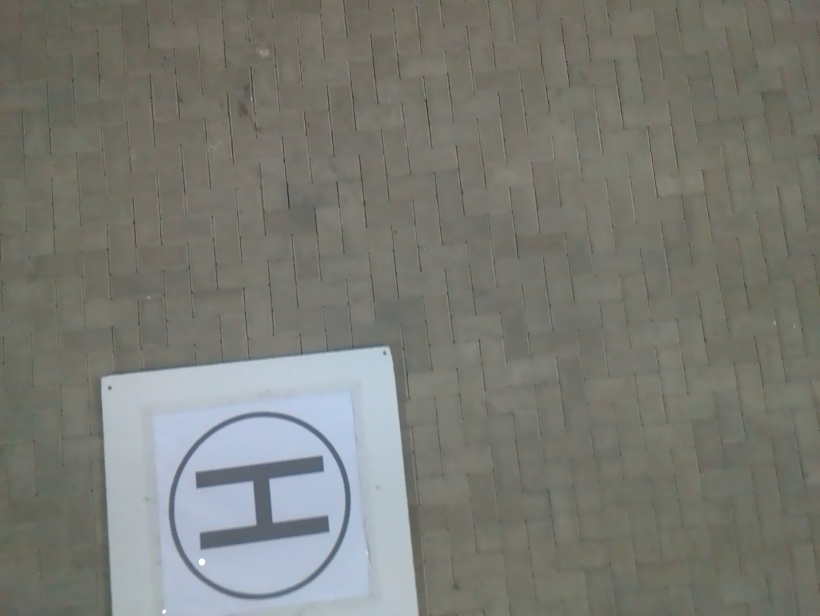
#> input picture template-alumnos/heli/row_00248.png, 1640 x 1232 px, found by its file name (shown at 1/2 size)
$ python ejercicio6.py
#> lines starting #> are read from the running program, lines starting #| are printed output that depends on the picture
### alc.py
import numpy as np

### Labo 00 y otros auxiliares

def esCuadrada(A):
    return len(A) == len(A[0])

def esSimetrica(A, tol=1e-7):
    if not esCuadrada(A):
        return False

    for f in range(0, len(A)):
        for c in range(0, len(A[0])):
            if np.abs(A[f][c] - A[c][f]) > tol:
                return False

    return True

def traspuesta(A):
    if np.ndim(A) == 1:
      # [5 lines of commented-out code are left out]
      return np.array([A])

    n, m = np.shape(A)
    T = np.zeros((m,n))
    for i in range(n):
        for j in range(m):
            T[j][i] = A[i][j]
    return T

def calcularAx(A,x,retorna_nops=False):
    n, m = np.shape(A)
    b = np.zeros(n)
    nops = 0

    for f in range(n):
        row_mult_sum = 0
        for c in range(m):
            row_mult_sum += A[f][c] * x[c]
            nops += 2
        b[f] = row_mult_sum

    if retorna_nops:
      return b, nops
    else:
      return b

def multiplicar(A,B,retorna_nops=False):
    if np.ndim(A) == 1:
       A = A.reshape((-1,1))

    B_es_vector = np.ndim(B) == 1
    if B_es_vector:
       B = B.reshape((-1,1))

    if np.shape(A)[1] != np.shape(B)[0]:
       return None

    n, _ = np.shape(A)
    _, q = np.shape(B)
    nops = 0

    C = np.zeros((n,q))
    for k in range(q):
      if retorna_nops:
        C[:,k], nops_cax = calcularAx(A,B[:,k], retorna_nops=True)
        nops += nops_cax
      else:
        C[:,k] = calcularAx(A,B[:,k])

    if n == 1 and  q == 1:
        C = C[0][0]
    elif B_es_vector:
      C = C[:,0]

    if retorna_nops:
      return C, nops
    else:
      return C

# [119 lines left out: functions triu, tril, error, error_relativo, matricesIguales, rota and 5 more, not called in this run]

### -------------------------------------------- Labo 03 --------------------------------------------

def norma(x, p,retorna_nops=False):
  """
  Devuelve la norma p del vector x
  """
  if p == 'inf':
        return max(abs(x))

  p = np.float64(p)
  x = np.array(x)

  nops = 0
  sum = 0
  for i in range(0, len(x)):
    sum += abs(x[i])**p
    nops += 1 + p

  if retorna_nops:
    return sum**(1/p), nops
  else:
    return sum**(1/p)

# [369 lines left out: functions normaliza, normaInfDeMatriz, normaUnoDeMatriz, normaExacta, normaMatMC, condMC and 10 more, not called in this run]

### -------------------------------------------- Labo 06 --------------------------------------------

def f_A(A,v):
    u = multiplicar(A,v)
    norm_u = norma(u,2)

    if norm_u > 0:
        return u/norm_u

    return np.zeros(len(u))

def fk_A(A,v,k):
    w = v
    for _ in range(k):
        w = f_A(A,w)
    return w

def canonico(n,i):
    v = np.zeros(n)
    v[i] = 1
    return v

def metpot2k(A, tol=1e-15, K=1000, devolver_err=False):
    """
    A una matriz de n x n
    tol la tolerancia en la diferencia entre un paso y el siguiente de la estimación del autovector.
    K el numero máximo de iteraciones a realizarze.
    Retorna vector v, autovalor lambda y número de iteraciones realizadas k.
    """
    n = len(A)
    v = np.random.uniform(low=-2, high=2, size=n)
    w = fk_A(A,v,2)
    e = multiplicar(traspuesta(w), v)
    k = 0

    while abs(e-1) > tol and k < K:
        v = w
        w = fk_A(A,v,2)
        e = multiplicar(traspuesta(w), v)
        k = k + 1

    aval = multiplicar(traspuesta(w), multiplicar(A,w))
    err = e - 1

    if devolver_err:
        return v, aval, k, err
    return v, aval, k


def iszero(a, atol=1e-12):
    return np.abs(a) <= atol
def diagRH(A, tol=1e-15, K=1000):
    """
    A una matriz simétrica de n x n
    tol la tolerancia en la diferencia entre un paso y el siguiente de la estimación del autovector.
    K el número máximo de iteraciones a realizarse
    retorna matriz de autovectores S y matriz de autovalores D, tal que A = S D S.T
            Si la matriz A no es simétrica, debe retornar None
    """

    if not esSimetrica(A):
        return None

    n = len(A)
    v1, lambda1, _ = metpot2k(A, tol, K)
    e1 = canonico(n,0)
    e1_v1 = e1 - v1
    norma_e1_v1 = norma(e1_v1, 2)
    if iszero(norma_e1_v1):
        H_v1 = np.eye(n)
    else:
        H_v1 = np.eye(n) - 2*(multiplicar(e1_v1, traspuesta(e1_v1)) / norma_e1_v1**2)

    if n == 2:
        S = H_v1
        D = multiplicar(H_v1, multiplicar(A, traspuesta(H_v1)))
        return S, D

    B = multiplicar(H_v1, multiplicar(A, traspuesta(H_v1)))
    AA = B[1:n,1:n]
    AA = (AA + traspuesta(AA)) / 2

    SS, DD = diagRH(AA, tol, K)

    D = np.eye(n)
    D[0][0] = lambda1
    D[1:, 1:] = DD

    S = np.eye(n)
    S[1:, 1:] = SS
    S = multiplicar(H_v1, S)

    return S, D

### -------------------------------------------- Labo 07 --------------------------------------------

# [38 lines left out: functions normalizar_columnas_suman_uno, transiciones_al_azar_continuas, transiciones_al_azar_uniformes, not called in this run]

def nucleo(A, tol=1e-15):
    """
    A es una matriz de n x n.
    tol la tolerancia para asumir que un vector está en el núcleo
    Calcula el núcleo de la matriz A diagonalizando la matriz traspuesta(A) * A (* la multiplicación matricial),
        usando el método diagRH. El núcleo corresponde a los autovectores de autovalor con módulo <= tol.
    Retorna los autovectores en cuestión, como una matriz de n x k, con k el número de autovectores en el núcleo.
    """
    A_t = traspuesta(A)
    A_t_A = multiplicar(A_t, A)
    S, D = diagRH(A_t_A, tol)

    Nu = []

    for i in range(len(D)):
        if abs(D[i,i]) <= tol:
            Nu.append(S[:,i])

    Nu = np.array(Nu)
    return traspuesta(Nu) if len(Nu) > 0 else Nu


# [54 lines left out: functions crea_rala, multiplica_rala_vector, not called in this run]

### -------------------------------------------- Labo 08 --------------------------------------------

def svd_reducida(A,k="max",tol=1e-15):
    """
    A la matriz de interes (de m x n)
    k el numero de valores singulares (y vectores) a retener.
    tol la tolerancia para considerar un valor singular igual a cero
    Retorna hatU (matriz de m x k), hatSig (vector de k valores singulares) y hatV (matriz de n x k)
    """
    m, n = np.shape(A)
    A_t = traspuesta(A)
    U_es_V = False

    if m < n:
        A_aux = A
        A = A_t
        A_t = A_aux
        U_es_V = True

    AtA = multiplicar(A_t,A)

    S, D = diagRH(AtA, tol=tol)

    r = 0
    hatV = []
    hatSig = []
    while r < len(D) and D[r,r] >= tol:
        hatV.append(np.asarray(S[:,r]))
        hatSig.append(np.sqrt(D[r,r]))  # σ^2 = (D_ii)^2 = (Σ_ii)^2
        r += 1

    hatV = traspuesta(np.array(hatV))
    hatSig = np.array(hatSig)  #  Recordar: hatSig es un vector en svd reducida

    hatU = multiplicar(A,hatV)

    for i in range(len(hatSig)):
        hatU[:,i] = hatU[:,i] / hatSig[i]

    if U_es_V:
        temp = hatV
        hatV = hatU
        hatU = temp

    #return hatU, hatSig, hatV

    # k > r, ver Ej3
    # En caso de k sea mayor a r (es decir, que durante el procedimiento se encuentre
    # un valor singular nulo), el procedimiento debe detenerse en ese punto,
    # retornando la factorización reducida como en el Ejercicio 1.
    if k == "max" or k > r:
        return hatU, hatSig, hatV

    hatU = hatU[:,:k]
    hatSig = hatSig[:k]
    hatV = hatV[:,:k]

    return hatU, hatSig, hatV


### -------------------------------------- Aux extras para el TP --------------------------------------

# [16 lines left out: function minimo_cuadrado_homogeneo, not called in this run]

def pseudoinversa(A):
    """
    Devuelve la pseudoinversa de A
    """
    hatU, hatSig, hatV = svd_reducida(A)

    # hatSig cuadrada y diagonal por svd_reducida
    r = len(hatSig)
    Sig_inv = np.zeros((r, r))
    for i in range(r):
        Sig_inv[i,i] = 1 / hatSig[i]

    return multiplicar(multiplicar(hatV, Sig_inv), traspuesta(hatU))

def producto_vectorial(u,v):
    """
    u y v dos vectores en R^3
    Devuelve w = u x v
    """
    w1 = u[1] * v[2] - u[2] * v[1]
    w2 = u[2] * v[0] - u[0] * v[2]
    w3 = u[0] * v[1] - u[1] * v[0]

    return np.array([w1, w2, w3])

def producto_interno(u,v):
    """
    u y v dos vectores en R^n
    Devuelve en número real resultado del producto interno u.T v
    """
    return multiplicar(traspuesta(u), v)


### -------------------------------------------- TP: Ejercicio 2 --------------------------------------------

# [701 lines left out: functions obtenerQ3d, resolverDLT3D, signo, devolverMatricesCalibracion3d, obtenerQ2d, obtenerTHartley and 21 more, not called in this run]

### ejercicio6.py
import numpy as np
import alc
import pandas as pd
import cv2
from matplotlib import pyplot as plt
filepath_base = 'heli'

matriz_K = pd.read_csv(f'{filepath_base}/K.csv', sep=';', header=None).to_numpy()
#> (reads template-alumnos/heli/K.csv from the repository)
puntos_3d = pd.read_csv(f'{filepath_base}/object_points.csv', sep=';', header=0, index_col=0).to_numpy(dtype=float)
#> (reads template-alumnos/heli/object_points.csv from the repository)

#ejercicio 6.a:
#Para aplicar el algoritmo POSIT se necesita que los puntos sean coplanares;
#en este caso los 5 puntos dados se ubican en el plano UV
filename = f'{filepath_base}/row_00248.png'
rgb = cv2.imread(filename)
#> rgb is the input picture: shape (1232, 1640, 3); mean B, G, R 115.5, 122.1, 121.2

plt.figure(figsize=(12,8), dpi=100)
plt.imshow(rgb)

centro =  (525,1000)
esq_sup_izq = (403,1095)
esq_sup_der = (390,947)
esq_inf_der = (640,915)
esq_inf_izq = (656,1063)

plt.plot(centro[0], centro[1],'ro', markersize=3)
plt.plot(esq_sup_izq[0], esq_sup_izq[1],'ro', markersize=3)
plt.plot(esq_sup_der[0], esq_sup_der[1],'ro', markersize=3)
plt.plot(esq_inf_der[0], esq_inf_der[1],'ro', markersize=3)
plt.plot(esq_inf_izq[0], esq_inf_izq[1],'ro', markersize=3)

plt.show()
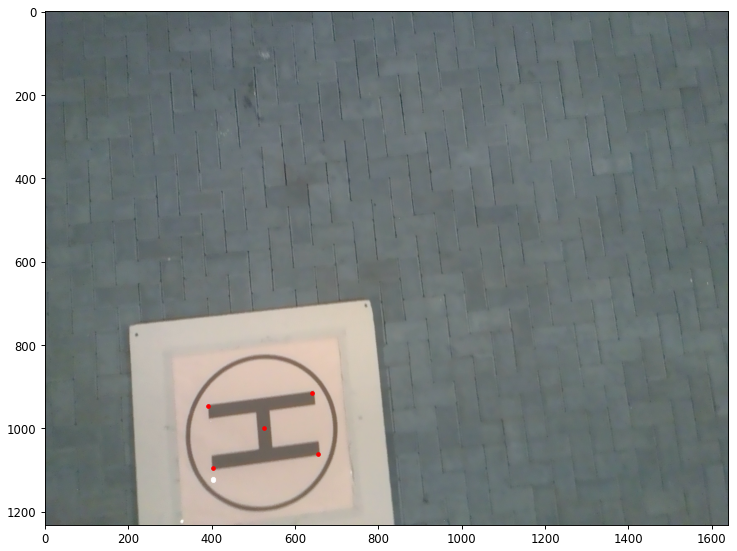
#> figure drawn by matplotlib, 1 panel; B, G, R data is drawn as R, G, B

#ejercicio 6.b:

def raicesCuadradasDeCCuadrado(Re, Im):
    # Buscamos λ y μ
    # ||C^2||^2 = Re^2 + Im^2
    #           = (λ^2 − μ^2)^2 + (2λμ)^2
    #           = λ^4 − 2λ^2μ^2 + μ^4 + 4λ^2μ^2
    #           = (λ^2 + μ^2)^2
    #
    # Sea r = sqrt(Re^2 + Im^2). Tenemos
    #   r  = sqrt(Re^2 + Im^2) = sqrt((λ^2 + μ^2)^2) = λ^2 + μ^2
    # Resumiendo,
    #   r = λ^2 + μ^2
    #   Re = λ^2 − μ^2
    # Sumando y restando con Re e Im:
    #
    #    λ^2 = (r + Re) / 2
    #    μ^2 = (r − Re) / 2
    #
    #  Si no, separamos en dos casos para no dividir por numeros chicos
    #    Si Re > 0:   λ = sqrt(((r + Re) / 2))  =>   μ = Im / (2λ)
    #    Si Re < 0:   μ = sqrt(((r − Re) / 2))  =>   λ = Im / (2μ)
    #  ya que 2λμ = Im
    #  Si r = 0 => Re = Im = 0, con lo cual λ = 0 y μ = 0

    r = np.sqrt(Re*Re + Im*Im)
    if alc.iszero(r):
        return 0, 0

    if Re > 0:
        lambd = np.sqrt((r + Re) / 2)
        mu = Im / (2*lambd)
    else:
        mu = np.sqrt((r - Re) / 2)
        lambd = Im / (2*mu)

    return lambd, mu


def calculoLambdaMu(I0,J0):
    # C = λ + iμ
    # C^2 = λ^2 − µ^2 + 2i λµ
    # C^2 = (λ^2 − µ^2) + i (2λµ)
    # C^2 = (||J0||^2 − ||I0||^2) + i (2 (-I0.T J0))
    # C^2 = (||J0||^2 − ||I0||^2) + i (-2 I0.T J0)

    # Calculo parte real
    norm2_I0 = alc.norma(I0, 2)
    norm2_J0 = alc.norma(J0, 2)
    norm2_I0_cuad = norm2_I0 * norm2_I0
    norm2_J0_cuad = norm2_J0 * norm2_J0
    Re = norm2_J0_cuad - norm2_I0_cuad

    # Calculo imaginaria
    Im = (-2) * alc.producto_interno(I0, J0)

    lambd, mu = raicesCuadradasDeCCuadrado(Re, Im)
    return lambd, mu

#ejercicio 6.c:

def calcularSalidaPOSIT(Is, Js, fx, m0, M0):
    """
    Devuelve una pose correspondiente a una
    posible solución i, j, k, Z0, R, t de (Is, Js)
    """
    norm_I = alc.norma(Is, 2)
    norm_J = alc.norma(Js, 2)

    i = Is / norm_I
    j = Js / norm_J
    k = alc.producto_vectorial(i,j)
    Z0 = fx / norm_I

    R = np.array([i,j,k])

    # Obtenemos t
    X0 = (Z0 / fx) * m0[0] # x0
    Y0 = (Z0 / fx) * m0[1] # y0
    T = np.array([X0, Y0, Z0])
    t=T-alc.calcularAx(R, M0)

    return i,j,k,Z0,R,t


#ejercicio 6.d:
def RMSE(m1,m2):
    sumatoria=0
    for i in range(len(m1)):
        norma=alc.norma(m1[i]-m2[i],2)
        sumatoria+=norma**2
    valor=np.sqrt(sumatoria/len(m1))
    return valor


def evaluarPose(R, t, obj_vecs, img_vecs, K):
    proyecciones_validas=0
    proyecciones=[]
    comparaciones_validas=[]
    for i in range(len(obj_vecs)):
        punto=obj_vecs[i]
        coords_camara=alc.calcularAx(R,punto) + t
        if coords_camara[2]>0:
            proyecciones_validas+=1
            proyeccion=alc.calcularAx(K,coords_camara)
            proyeccion[0]=proyeccion[0]/proyeccion[2]
            proyeccion[1]=proyeccion[1]/proyeccion[2]
            proyecciones.append(proyeccion[:2])
            comparaciones_validas.append(img_vecs[i])
    if proyecciones_validas==0:
        return 0, np.inf
    return proyecciones_validas, RMSE(proyecciones,comparaciones_validas)

#ejercicio 6.e:

def construir_A(obj_vecs):
    M0=obj_vecs[0] #punto de referencia
    matriz_A=[]
    for i in range(1,len(obj_vecs)):
        vector=obj_vecs[i]-M0
        matriz_A.append(vector)
    return np.array(matriz_A)

def centrar_coords(img_vecs,K):
    c_u = K[0][2]
    c_v = K[1][2]
    coords_centradas = []
    for i in range(len(img_vecs)):
        x = img_vecs[i][0] - c_u
        y = img_vecs[i][1] - c_v
        coords_centradas.append(np.array([x,y]))
    return coords_centradas

def calcular_b(coords,e,parametro="u"):
    b=[]
    for i in range(1,len(coords)):
        if parametro=="u":
            b_i=coords[i][0]*(1+e[i])-coords[0][0]
        else:
            b_i=coords[i][1]*(1+e[i])-coords[0][1]
        b.append(b_i)
    return np.array(b)

def mejor_pose_camara(pose1,pose2,n):
    mejor_pose = None
    num=None
    if pose1[0] ==n and pose2[0]==n:
        if pose1[1]<pose2[1]:
            mejor_pose=pose1
            num=1
        else:
            mejor_pose=pose2
            num=2
    elif pose1[0] ==n:
        mejor_pose=pose1
        num=1
    elif pose2[0]==n:
        mejor_pose=pose2
        num=2
    return mejor_pose, num

def aplicarPOSIT(obj_vecs, img_vecs, K, MaxIt, atol):
    eps = np.zeros(len(obj_vecs))
    A = construir_A(obj_vecs)
    coords = centrar_coords(img_vecs, K)
    pseudo_inv_A = alc.pseudoinversa(A)
    Nu = alc.nucleo(A)
    n = Nu[:, 0]
    n = n / alc.norma(n, 2)
    fx = K[0, 0]
    m0 = coords[0]
    M0 = obj_vecs[0]
    for j in range(MaxIt):
        b_u = calcular_b(coords, eps, "u")
        b_v = calcular_b(coords, eps, "v")
        I0 = alc.calcularAx(pseudo_inv_A, b_u)
        J0 = alc.calcularAx(pseudo_inv_A, b_v)
        #sol1:
        lambda1,mu1 = calculoLambdaMu(I0, J0)
        #sol2: cambiamos los signos, para obtener la segunda raíz compleja
        lambda2,mu2 = -lambda1,-mu1
        #calculamos I=I0+lambda*n, J=J0+mu*n para cada lambda, mu
        Is = [I0+lambda1*n,I0+lambda2*n]
        Js = [J0+mu1*n,J0+mu2*n]
        i1, j1, k1, Z01, R1, t1 = calcularSalidaPOSIT(Is[0], Js[0], fx, m0, M0)
        i2, j2, k2, Z02, R2, t2 = calcularSalidaPOSIT(Is[1], Js[1], fx, m0, M0)
        #evaluamos las poses:
        pose1=evaluarPose(R1, t1, obj_vecs, img_vecs, K)
        pose2=evaluarPose(R2, t2, obj_vecs, img_vecs, K)
        mejor_pose, num =mejor_pose_camara(pose1,pose2,len(obj_vecs))
        if num == 1:
            k_elegido = k1
            Z0_elegido = Z01
            R_elegido=R1
            t_elegido=t1
        elif num == 2:
            k_elegido = k2
            Z0_elegido = Z02
            R_elegido=R2
            t_elegido=t2
        else:
            return None
        eps_nuevo=np.zeros(len(eps))
        for i in range(1,len(eps_nuevo)):
            eps_nuevo[i]=alc.producto_interno(A[i-1], k_elegido)/Z0_elegido
        diferencias=np.abs(eps_nuevo-eps)
        if max(diferencias)<atol:
            return R_elegido, t_elegido
        eps=eps_nuevo
    return R_elegido, t_elegido

#ejercicio 6.f:
#estimar R y t
puntos_2d = np.array([
    [525, 1000],  # Centro M0
    [403, 1095],  # Superior izquierda
    [390, 947],   # Superior derecha
    [640, 915],   # Inferior derecha
    [656, 1063]   # Inferior izquierda
])

MaxIt=100
atol=1e-8
R,t=aplicarPOSIT(puntos_3d, puntos_2d, matriz_K, MaxIt, atol)
print(R,t)
print("R.T @ R:")
print(R.T @ R)
print("Determinante:", np.linalg.det(R))
validos, error = evaluarPose(
    R, t, puntos_3d, puntos_2d, matriz_K)
print("Puntos válidos:", validos)
print("RMSE:", error)
